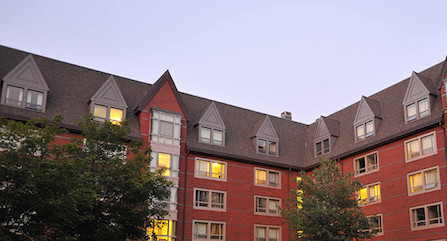
#> input picture panoramic_stitching/data/umass_building_left.jpg, 447 x 241 px
$ python stitchImages.py
#> lines starting #> are read from the running program, lines starting #| are printed output that depends on the picture; long printed decimals are rounded
### panoramic_stitching/code/utils.py
import numpy as np
import os
import errno
import matplotlib.pyplot as plt
from skimage.feature import plot_matches


def showMatches(im1, im2, c1, c2, matches, title=""):
    disp_matches = np.array([np.arange(matches.shape[0]), matches]).T.astype(int)
    valid_matches = np.where(matches>=0)[0]
    disp_matches = disp_matches[valid_matches, :]
    fig, ax = plt.subplots(nrows=1, ncols=1, figsize=(20, 8))
    plot_matches(ax, im1, im2,
            c1[[1, 0], :].astype(int).T, c2[[1,0], :].astype(int).T, disp_matches)
    ax.set_title(title, fontsize=22)


def imread(path):
    img = plt.imread(path).astype(float)

    #Remove alpha channel if it exists
    if img.ndim > 2 and img.shape[2] == 4:
        img = img[:, :, 0:3]
    #Puts images values in range [0,1]
    if img.max() > 1.0:
        img /= 255.0

    return img


# [9 lines left out: function mkdir, not called in this run]


#Thanks to ali_m from https://stackoverflow.com/questions/17190649
def gaussian(hsize=3,sigma=0.5):
    """
    2D gaussian mask - should give the same result as MATLAB's
    fspecial('gaussian',[shape],[sigma])
    """
    shape = (hsize, hsize)
    m,n = [(ss-1.)/2. for ss in shape]
    y,x = np.ogrid[-m:m+1,-n:n+1]
    h = np.exp( -(x*x + y*y) / (2.*sigma*sigma) )
    h[ h < np.finfo(h.dtype).eps*h.max() ] = 0
    sumh = h.sum()
    if sumh != 0:
        h /= sumh
    return h

### panoramic_stitching/code/detectCorners.py
import numpy as np
import matplotlib as mpl
import matplotlib.pyplot as plt
from skimage.color import rgb2gray
from scipy.ndimage import convolve
from nms import nms

from utils import gaussian

mpl.use('tkagg')

def detectCorners(I, is_simple, w, th):
    I = I.astype(float)
    if I.ndim > 2:
        I = rgb2gray(I)

    if is_simple:
        corner_score = simple_score(I, w)
    else:
        corner_score = harris_score(I, w)
    plt.figure(2)
    plt.imshow(corner_score)
    plt.axis('off')
    if is_simple:
        plt.savefig('heatmap_simple.jpg')
    else:
        plt.savefig('heatmap_harris.jpg')
    corner_score[corner_score < th] = 0

    cx, cy, cs = nms(corner_score)
    return np.array([cx, cy, cs])


# [19 lines left out: function simple_score, not called in this run]


def harris_score(I, w):
    gx = np.array([[-1, 0, 1], [-1, 0, 1], [-1, 0, 1]])
    gy = gx.T

    imgx = convolve(I, gx, mode='nearest')
    imgy = convolve(I, gy, mode='nearest')

    gs = gaussian(6*w+1, w)

    imgx2 = convolve(imgx**2, gs, mode='nearest')
    imgy2 = convolve(imgy**2, gs, mode='nearest')
    imgxgy = convolve(imgx*imgy, gs, mode='nearest')
    corner_score = (imgx2 * imgy2 - imgxgy**2) - 0.04*(imgx2 + imgy2)**2

    return corner_score

### panoramic_stitching/code/nms.py
import numpy as np
from scipy.ndimage.filters import maximum_filter
from skimage.morphology import local_maxima
from skimage.feature import peak_local_max

def nms(corner_score):

    #Pick local maxima in a window
    locs = peak_local_max(corner_score, 5)
    #Get scores at maximum peaks
    scores = corner_score[locs[:, 0], locs[:, 1]]
    #Sort scores
    idx_sorted = np.argsort(scores)
    #from IPython import embed; embed(); exit(-1)

    #Get scores and coordinates according to sorting
    cs = scores[idx_sorted]
    cx = locs[idx_sorted, 1]
    cy = locs[idx_sorted, 0]

    return cx, cy, cs

### panoramic_stitching/code/extractFeatures.py
import numpy as np
from skimage.color import rgb2gray

def extractFeatures(im, c, patch_radius):
    '''
    Extract patches of size (2 * patch_radius + 1) ** 2
    around the coordinates given in c. Use rgb2gray to convert
    the image to grayscale first.
    '''
    if im.ndim > 2:
        im = rgb2gray(im)

    num_corners = c.shape[1]

    # pad image to accomodate for corners near the edge of image
    padded_im = np.pad(im, patch_radius)

    output_dims = ((2*patch_radius+1)**2, num_corners)
    f = np.zeros(output_dims)

    # Calculate patch features for each corner
    for i in range(num_corners):
        cx = int(c[0, i] + patch_radius)
        cy = int(c[1, i] + patch_radius)

        # First dim is y, second dim is x for arrays
        patch = padded_im[cy-patch_radius : cy+patch_radius+1, cx-patch_radius : cx+patch_radius+1]
        patch = patch.flatten()
        f[:, i] = patch

    return f

### panoramic_stitching/code/computeMatches.py
import numpy as np

def computeMatches(f1, f2):
    """
    For features f1 (dxN), f2 (dxM), return an array matches of shape (N) such that
    matches[i] is the closest feature in f2 for feature i.
    """
    matches = []

    for i in range(f1.shape[1]):
        argmin = 0
        min_value = float('inf')
        for j in range(f2.shape[1]):
            val = np.linalg.norm(f1[:, i] - f2[:, j], ord=2)
            if val < min_value:
                min_value = val
                argmin = j
        matches.append(argmin)

    return np.array(matches)

### panoramic_stitching/code/ransac.py
import numpy as np
import time

def ransac(matches, c1, c2, max_iter=400, threshold=5):
    """
    Run max_iter iterations of RANSAC, which will randomly sample 2 matches
    and compute s, t, then evaluate the number of inliers with distance < threshold.
    Return (inliers, transf) where transf is the transformation with the highest number of inliers.
    """
    best_inliers = []
    best_transf = []
    for i in range(max_iter):
        # Grab necessary values to calculate s and tx and ty
        idx1 = np.random.randint(0, len(matches))
        x1 = c1[0, idx1]
        y1 = c1[1, idx1]

        j1 = matches[idx1]
        x1_prime = c2[0, j1]
        y1_prime = c2[1, j1]

        idx2 = np.random.randint(0, len(matches))
        x2 = c1[0, idx2]
        y2 = c1[1, idx2]

        j2 = matches[idx2]
        x2_prime = c2[0, j2]
        y2_prime = c2[1, j2]

        # Calculate s
        s = np.sqrt((x1_prime - x2_prime)**2 + (y1_prime - y2_prime)**2) / np.sqrt((x1 - x2)**2 + (y1 - y2)**2)
        if s == 0:
            continue
        # Calculate t
        tx = x2_prime - s*x2
        ty = y2_prime - s*y2

        # Use s and t values to determine the number of inliers
        cur_inliers = []
        for m in range(len(matches)):
            second_im_idx = matches[m]
            x1_second_im = c2[0, second_im_idx]
            y1_second_im = c2[1, second_im_idx]
            Tx_prime = (x1_second_im - tx) / s
            Ty_prime = (y1_second_im - ty) / s

            x1_first_im = c1[0, m]
            y1_first_im = c1[1, m]

            dist = (x1_first_im - Tx_prime)**2 + (y1_first_im - Ty_prime)**2

            if dist < threshold:
                cur_inliers.append(m)

        # Save the transformation with the longest list of inliers
        if len(cur_inliers) > len(best_inliers):
            best_inliers = cur_inliers.copy()
            best_transf = [tx, ty, s]

    return [best_inliers, best_transf]

### panoramic_stitching/code/mergeImages.py
import numpy as np
from skimage.transform import rescale

def mergeImages(im1, im2, transf):
    s = transf[2]
    tx = np.round(transf[0]/s)
    ty = np.round(transf[1]/s)

    im2 = rescale(im2, 1/s, channel_axis=2)
    h1, w1, _ = im1.shape
    h2, w2, _ = im2.shape

    #Coordinates of the four corners
    c1 = np.array([[0, w1, w1, 0],[0, 0, h1, h1]]).astype(int)
    c2 = np.array([[0, w2, w2, 0],[0, 0, h2, h2]]).astype(int)

    #Transformed coordinates
    #from IPython import embed; embed(); exit(-1)
    c2[0, :] -= int(tx)
    c2[1, :] -= int(ty)

    #Get new bounds
    xmin = min(0, np.min(c2[0, :]))
    xmax = max(w1, np.max(c2[0, :]))
    ymin = min(0, np.min(c2[1, :]))
    ymax = max(h1, np.max(c2[1, :]))

    im = np.zeros((ymax-ymin+1, xmax-xmin+1, 3))
    ox = max(0, 1-xmin)
    oy = max(0, 1-ymin)
    #from IPython import embed; embed(); exit(-1)
    im[oy:oy+h1, ox:ox+w1, :] = im1
    im[oy+c2[1, 0]:oy+c2[1, 3], ox+c2[0, 0]:ox+c2[0, 1], :] = im2
    return im

### panoramic_stitching/code/stitchImages.py
import utils
import numpy as np
from matplotlib import pyplot as plt

from detectCorners import detectCorners
from extractFeatures import extractFeatures
from computeMatches import computeMatches
from mergeImages import mergeImages
from ransac import ransac

# Read Images
im1 = utils.imread('../data/umass_building_left.jpg') #left image

i = 5
im2 = utils.imread(f'../data/umass_building_right{i}.jpg') #right image (change this to right2, right3, ...)
#> call 2 of imread, with path = '../data/umass_building_right5.jpg'
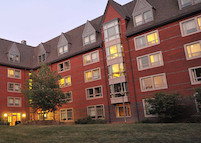
#> input picture panoramic_stitching/data/umass_building_right5.jpg, 201 x 143 px

sigma = 1.5
threshold = 0.0005
max_corners = 200
isSimple = False
c1 = detectCorners(im1, isSimple, sigma, threshold)
#> in detectCorners, `corner_score[corner_score < th] = 0`:
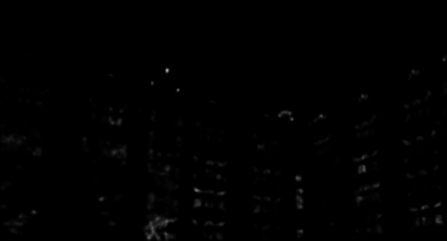
#> corner_score: shape (241, 447) float64; min 0, max 0.678, mean 0.00404
#> in nms, `locs = peak_local_max(corner_score, 5)`: locs = 198 pairs, first value 54 to 234, second value 6 to 439
#> in nms, `scores = corner_score[locs[:, 0], locs[:, 1]]`: scores = 198 values, max 0.678 at index 0, min 0.000509 at index 197, mean 0.0773
#> in nms, `idx_sorted = np.argsort(scores)`: idx_sorted = 198 values, max 197 at index 0, min 0 at index 197, mean 98.5
#> in nms, `cs = scores[idx_sorted]`: cs = 198 values from 0.000509 to 0.678
#> in nms, `cx = locs[idx_sorted, 1]`: cx = 198 values, max 439 at index 73, min 6 at index 42, mean 223.2
#> in nms, `cy = locs[idx_sorted, 0]`: cy = 198 values, max 234 at index 30, min 54 at index 43, mean 165
#> in detectCorners, `cx, cy, cs = nms(corner_score)`: cs = 198 values from 0.000509 to 0.678
c2 = detectCorners(im2, isSimple, sigma, threshold)
#> call 2 of detectCorners, with is_simple = False, w = 1.5, th = 0.0005
#> in detectCorners (call 2), `corner_score[corner_score < th] = 0`:
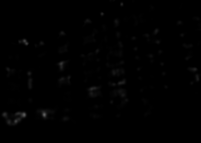
#> corner_score: shape (143, 201) float64; min 0, max 0.366, mean 0.0048
#> in detectCorners (call 2), `cx, cy, cs = nms(corner_score)`: cx = 88 values, max 194 at index 80, min 8 at index 76, mean 101.8; cy = 88 values, max 121 at index 84, min 7 at index 4, mean 64.5; cs = 88 values from 0.00136 to 0.366

n1 = min(max_corners, c1.shape[1])
#> n1 = 198
c1 = c1[:, 0:n1]
n2 = min(max_corners, c2.shape[1])
#> n2 = 88
c2 = c2[:, 0:n2]

#Compute feature descriptors
patch_radius = 5
f1 = extractFeatures(im1, c1, patch_radius)
#> in extractFeatures, `padded_im = np.pad(im, patch_radius)`:
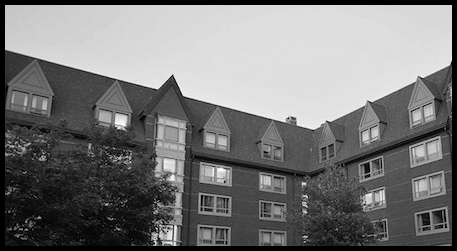
#> padded_im: shape (251, 457) float64; min 0, max 0.999, mean 0.473
#> the loop in extractFeatures, `for i in range(num_corners):` made 198 passes
#> (cx, cy) on passes 1 to 3: (63, 120), (81, 194), (54, 206)
f2 = extractFeatures(im2, c2, patch_radius)
#> call 2 of extractFeatures, with c = array of shape (3, 88), patch_radius = 5
#> in extractFeatures (call 2), `padded_im = np.pad(im, patch_radius)`:
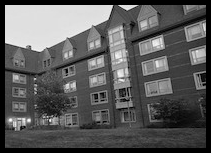
#> padded_im: shape (153, 211) float64; min 0, max 0.996, mean 0.357
#> the loop in extractFeatures (call 2), `for i in range(num_corners):` made 88 passes
#> (cx, cy) on passes 1 to 12: (47, 93), (50, 101), (133, 119), (156, 23), (185, 12), (23, 108), (156, 81), (19, 90), (16, 105), (130, 24), (22, 62), (73, 98)
#> after the loop in extractFeatures (call 2), `for i in range(num_corners):`:
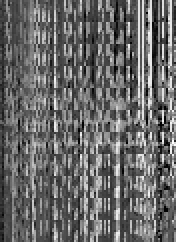
#> f: shape (121, 88) float64 (shown 2 times larger); min 0, max 0.995, mean 0.414

#Compute matches
matches = computeMatches(f1, f2)
#> after the loop in computeMatches, `for i in range(f1.shape[1]):`: matches = 198 values, max 85 at index 102, min 0 at index 0, mean 23.25
utils.showMatches(im1, im2, c1, c2, matches, title='All correspondences')
#> in showMatches, `disp_matches = np.array([np.arange(matches.shape[0]), matches]).T.asty..`: disp_matches = 198 pairs, first value 0 to 197, second value 0 to 85
#> in showMatches, `valid_matches = np.where(matches>=0)[0]`: valid_matches = 198 values from 0 to 197
plt.tight_layout()
plt.show()

#Estimate transformation
inliers, transf = ransac(matches, c1, c2, max_iter=1100)
#> the loop in ransac, `for i in range(max_iter):` made 1100 passes
#> (idx1, x1, y1, j1, x1_prime, y1_prime, idx2, x2) on passes 1, 7: (172, 359, 198, 19, 136, 23, 47, 279), (88, 408, 115, 74, 113, 72, 140, 379)
#> (idx1, x1, y1, j1, x1_prime, y1_prime, idx2, x2) on passes 2, 3, 4, 5, 6, 8: (117, 258, 198, 41, 96, 106, 192, 363), (67, 116, 197, 1, 45, 96, 195, 166), (103, 108, 143, 1, 45, 96, 9, 55), (21, 68, 156, 0, 42, 88, 36, 275), (87, 278, 172, 47, 163, 73, 70, 255), (58, 47, 90, 23, 152, 7, 193, 178)
good_matches = np.zeros_like(matches)-1
good_matches[inliers] = matches[inliers]
utils.showMatches(im1, im2, c1, c2, good_matches, title='Inliers')
plt.tight_layout()
plt.show()

#Warp images
stitch_im = mergeImages(im1, im2, transf)
#> in mergeImages, `im[oy+c2[1, 0]:oy+c2[1, 3], ox+c2[0, 0]:ox+c2[0, 1], :] = im2`:
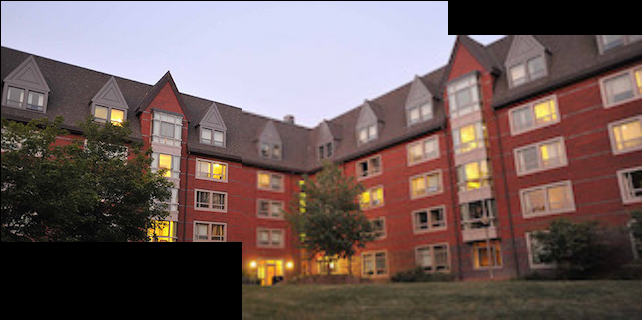
#> im: shape (320, 642, 3) float64; mean R, G, B 0.435, 0.366, 0.359
plt.figure(figsize=(20,8))
plt.imshow(stitch_im)
plt.title('Stitched Image', fontsize=22)
plt.tight_layout()
plt.show()

print(f"Image {i}:")
print(transf)
#| [-121.184, -17.025, 0.5023]
print("# inliers:", len(inliers))
#| # inliers: 4
